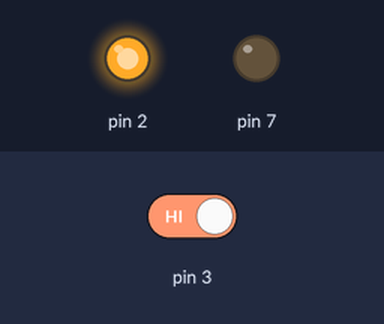
Recording of a sketch running on a simulated Arduino Uno, built with avr-gcc and run on an emulated ATmega328P. Shown: output pins drawn as LEDs (lit = HIGH). Inputs (shaded band) come from the test bench; at power-on: pin 3 HIGH.

Above: at 1.2 s.
1.3 s: pin 3 driven LOW
At 2.1 s:
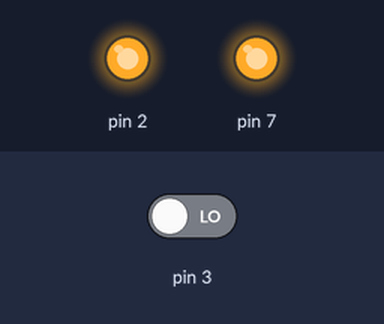
2.8 s: pin 3 driven HIGH
At 3.3 s:
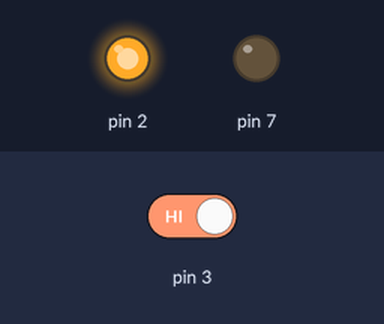
Timing chart, 0 to 5.8 s (numbered marks = the images above; inputs shaded):
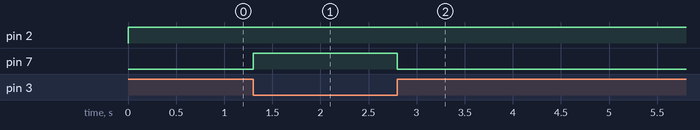

Measured:
- after the input at 1.3 s, pin 7: LOW → HIGH at once
- after the input at 2.8 s, pin 7: HIGH → LOW at once

The sketch:

proj_vellman_alarme.ino
```cpp
void setup() {

  pinMode(2,OUTPUT);
  pinMode(7,OUTPUT);
  pinMode(3,INPUT);
  digitalWrite(3,LOW);

}

void loop() {

  digitalWrite(2,HIGH);

  if(digitalRead(3)==0) {
    digitalWrite(7,HIGH);
  }
  else digitalWrite(7,LOW);
}
```
